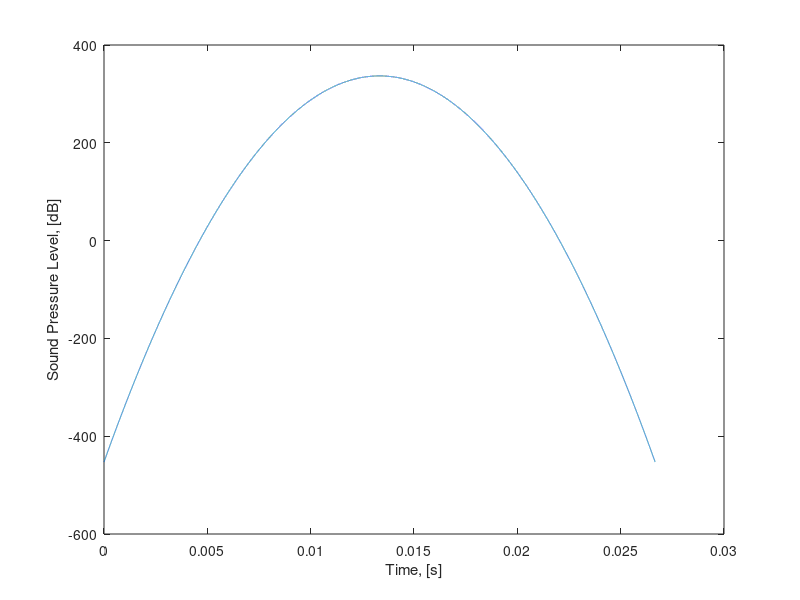

MATLAB code for this plot:
%% Single Beam Sonar
%% Sonar Point-Scatter Model
% Contributors: Andreina Rascon, Derek Olson, Woeng-Sug Choi

clear;
close all;
clc;

% Input Parameters
% The BlueView P900-45 is used as an example sonar for the purposes of
% demonstrating the point-scatter model


%% Sonar Parameters
sonarFreq = 900E3; % Sonar frquency
bandwidth = 29.5e4; % [Hz]
freqResolution = 100e2;
beamWidth = 0.1; % radians
nRays = 3;


% Beam Parameters
nBeams = 1;

% th = absolute look angle
th = beamWidth.*(-nBeams/2+1:nBeams/2); % assuming the sonar is centered at zero theta

sinc = @(x) sin(x)./x;

%% Input Parameters
soundSpeed = 1500.0; % [m/s]

% % Incidence angle calculation
% ray.vector = [z_xi z_yi z_zi];  % directions, magnitude is 1
% norm.vector = [n_xi n_yi n_zi]; % directions, magnitude is 1
% psi = acos(dot(ray.vector,norm.vector));    % [rad]
% ray.alpha = pi-psi;

% Target information (which should be obtained from ray gazebo plugin)
% 3 Targets, One dimension, no incident angle

ray.distance = [20, 15, 10];
ray.alpha = [0, 0, 0];
ray.azimuthAngleWidth = [0.1, 0.1, 0.1];
ray.elevationAngleWidth = [0.1, 0.1, 0.1];

% Surface Reflectivity
mu = 10e-4;


% Frequency spectrum
fmin = sonarFreq - bandwidth/2*4;
fmax = sonarFreq + bandwidth/2*4;

% Sampling periods
max_T = max(ray.distance)*2/soundSpeed;
delta_f = 1/max_T;
delta_t = 1/(fmax - fmin);

nFreq = round((fmax - fmin) / delta_f);
freq = linspace(fmin,fmax,nFreq);
time = linspace(0,max_T,nFreq);
NT = nFreq; % dimensionless number of time samples

% Transmit spectrum, frequency domain
S_f = 1e11*exp(-(freq-sonarFreq).^2.*pi^2./bandwidth^2);

% define wave vector
kw = 2*pi*freq/soundSpeed;
        
% add attenuation
absorption = 0.0354; % [dB/m]
attenuation = absorption*log(10)/20;
K = kw + 1j*attenuation;

%% Point Scattering model
% Calculate echo level using the point scatter model

P_f = zeros(nBeams,nRays,nFreq);    % pre-allocate P(f)
P_f_ray = zeros(nRays,nFreq);       % pre-allocate ray P(f)
P_t_modified = zeros(nBeams,nFreq);
% beamPatternCurrent = zeros(nBeams);


% Beamforming Loop

for k = 1:nBeams
    
    % Ray Loop
    for i = 1:nRays
        xi_z = rand;   % generate a random number, (Gaussian noise)
        xi_y = rand;   % generate another random number, (Gaussian noise)
        
        alpha = ray.alpha(i);
        distance = ray.distance(i);
        azimuthAngleWidth = ray.azimuthAngleWidth(i);
        elevationAngleWidth = ray.elevationAngleWidth(i);
        amplitude = ((xi_z+1j*xi_y)/sqrt(2))*(sqrt(mu*cos(alpha)^2*distance^2*azimuthAngleWidth*elevationAngleWidth));
        
        % travel time
        travelTime = distance*2/soundSpeed;
        
        
        % Summation of Echo returned from a signal
        P_f_ray(i,:) = (P_f_ray(i,:) + S_f.*amplitude.*exp(1i.*K.*distance*2)./(distance^2));
        
    end
        P_f(k,i,:) = P_f_ray(i,:); 
     
        P_beam = squeeze(sum(P_f,2));
        

        thetaCurrent =  th(k); % should be th(k) but at 0 you get NaN, need 
                               % to make a condition because it is undefined at 0 to just make it a smal number;
        
        if (th(k)-thetaCurrent) == 0
            thetaCurrent = 0.0001;
        end
        beamPatternCurrent = sinc((th - thetaCurrent)./beamWidth);
        % frequency domain to time domain
        P_t = ifft(P_beam,[],2);
     
        P_t_modified = beamPatternCurrent'.*P_t; %p_t is nFreqxnBeams, and beamPatternCurrent is nBeamsx1
    
end



%% Plotting

% Plot inverse fast fourier transform 


% % figure (1)
% plot(time,P_t)
% xlabel('Time, [s]')
% ylabel('Pressure, [Pa]')
% 
% % % Plot Sound Pressure Level of Echo Level
% SPL = 20*log(abs(P_t)); % sound pressure level, [dB]
% 
% figure (2)
% plot(time,SPL)
% xlabel('Time, [s]')
% ylabel('Sound Pressure Level, [dB]')


% % Plotting Beam Formed Data
 
SPL_modified = 20*log(abs(P_t_modified)); % sound pressure level, [dB]

figure (3)
plot(time,SPL_modified)
xlabel('Time, [s]')
ylabel('Sound Pressure Level, [dB]')



